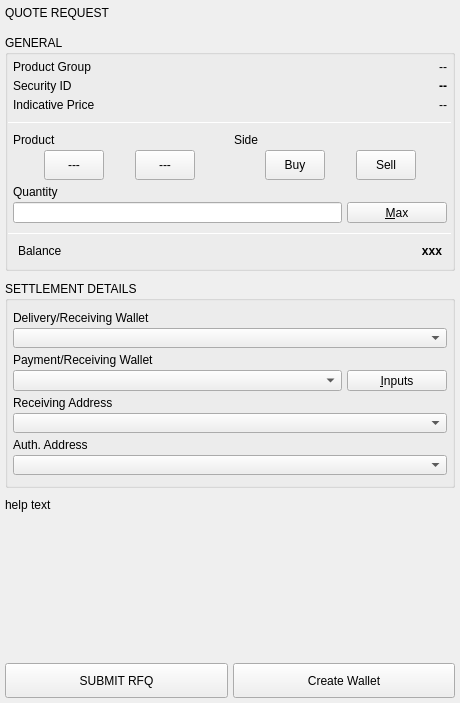
<?xml version="1.0" encoding="UTF-8"?>
<ui version="4.0">
 <class>RFQTicketXBT</class>
 <widget class="QWidget" name="RFQTicketXBT">
  <property name="geometry">
   <rect>
    <x>0</x>
    <y>0</y>
    <width>460</width>
    <height>703</height>
   </rect>
  </property>
  <property name="sizePolicy">
   <sizepolicy hsizetype="Minimum" vsizetype="Preferred">
    <horstretch>0</horstretch>
    <verstretch>0</verstretch>
   </sizepolicy>
  </property>
  <property name="maximumSize">
   <size>
    <width>16777215</width>
    <height>16777215</height>
   </size>
  </property>
  <property name="windowTitle">
   <string>Form</string>
  </property>
  <layout class="QVBoxLayout" name="verticalLayout_4">
   <property name="spacing">
    <number>5</number>
   </property>
   <property name="leftMargin">
    <number>0</number>
   </property>
   <property name="topMargin">
    <number>0</number>
   </property>
   <property name="rightMargin">
    <number>0</number>
   </property>
   <property name="bottomMargin">
    <number>0</number>
   </property>
   <item>
    <widget class="QWidget" name="horizontalWidgetHeader" native="true">
     <property name="minimumSize">
      <size>
       <width>0</width>
       <height>25</height>
      </size>
     </property>
     <property name="headerPanel" stdset="0">
      <bool>true</bool>
     </property>
     <layout class="QHBoxLayout" name="horizontalLayout_2">
      <property name="spacing">
       <number>5</number>
      </property>
      <property name="leftMargin">
       <number>5</number>
      </property>
      <property name="topMargin">
       <number>0</number>
      </property>
      <property name="rightMargin">
       <number>0</number>
      </property>
      <property name="bottomMargin">
       <number>0</number>
      </property>
      <item>
       <widget class="QLabel" name="label">
        <property name="text">
         <string>QUOTE REQUEST</string>
        </property>
        <property name="indent">
         <number>0</number>
        </property>
        <property name="headerLabel" stdset="0">
         <bool>true</bool>
        </property>
       </widget>
      </item>
     </layout>
    </widget>
   </item>
   <item>
    <widget class="QWidget" name="content" native="true">
     <layout class="QVBoxLayout" name="verticalLayout">
      <property name="spacing">
       <number>10</number>
      </property>
      <property name="leftMargin">
       <number>5</number>
      </property>
      <property name="topMargin">
       <number>5</number>
      </property>
      <property name="rightMargin">
       <number>5</number>
      </property>
      <property name="bottomMargin">
       <number>5</number>
      </property>
      <item>
       <widget class="QGroupBox" name="groupBox">
        <property name="title">
         <string>GENERAL</string>
        </property>
        <property name="wellGroupBoxWithButtonBar" stdset="0">
         <bool>true</bool>
        </property>
        <layout class="QVBoxLayout" name="verticalLayout_13">
         <property name="spacing">
          <number>10</number>
         </property>
         <property name="leftMargin">
          <number>0</number>
         </property>
         <property name="topMargin">
          <number>0</number>
         </property>
         <property name="rightMargin">
          <number>0</number>
         </property>
         <property name="bottomMargin">
          <number>0</number>
         </property>
         <item>
          <widget class="QWidget" name="verticalWidgetGeneral" native="true">
           <layout class="QVBoxLayout" name="verticalLayout_8">
            <property name="spacing">
             <number>5</number>
            </property>
            <property name="leftMargin">
             <number>5</number>
            </property>
            <property name="topMargin">
             <number>5</number>
            </property>
            <property name="rightMargin">
             <number>5</number>
            </property>
            <property name="bottomMargin">
             <number>0</number>
            </property>
            <item>
             <widget class="QWidget" name="verticalWidgetProductGroup" native="true">
              <property name="minimumSize">
               <size>
                <width>0</width>
                <height>0</height>
               </size>
              </property>
              <layout class="QHBoxLayout" name="horizontalLayout_6">
               <property name="spacing">
                <number>0</number>
               </property>
               <property name="leftMargin">
                <number>0</number>
               </property>
               <property name="topMargin">
                <number>0</number>
               </property>
               <property name="rightMargin">
                <number>0</number>
               </property>
               <property name="bottomMargin">
                <number>0</number>
               </property>
               <item>
                <widget class="QLabel" name="label_2">
                 <property name="maximumSize">
                  <size>
                   <width>100</width>
                   <height>16777215</height>
                  </size>
                 </property>
                 <property name="text">
                  <string>Product Group</string>
                 </property>
                </widget>
               </item>
               <item>
                <widget class="QLabel" name="labelProductGroup">
                 <property name="text">
                  <string>--</string>
                 </property>
                 <property name="alignment">
                  <set>Qt::AlignRight|Qt::AlignTrailing|Qt::AlignVCenter</set>
                 </property>
                 <property name="whiteLabel" stdset="0">
                  <bool>true</bool>
                 </property>
                </widget>
               </item>
              </layout>
             </widget>
            </item>
            <item>
             <widget class="QWidget" name="horizontalWidgetSecurity" native="true">
              <property name="minimumSize">
               <size>
                <width>0</width>
                <height>0</height>
               </size>
              </property>
              <layout class="QHBoxLayout" name="horizontalLayout_8">
               <property name="spacing">
                <number>5</number>
               </property>
               <property name="leftMargin">
                <number>0</number>
               </property>
               <property name="topMargin">
                <number>0</number>
               </property>
               <property name="rightMargin">
                <number>0</number>
               </property>
               <property name="bottomMargin">
                <number>0</number>
               </property>
               <item>
                <widget class="QLabel" name="label_5">
                 <property name="maximumSize">
                  <size>
                   <width>100</width>
                   <height>16777215</height>
                  </size>
                 </property>
                 <property name="text">
                  <string>Security ID</string>
                 </property>
                </widget>
               </item>
               <item>
                <widget class="QLabel" name="labelSecurityId">
                 <property name="styleSheet">
                  <string notr="true">font-weight: bold;</string>
                 </property>
                 <property name="text">
                  <string>--</string>
                 </property>
                 <property name="alignment">
                  <set>Qt::AlignRight|Qt::AlignTrailing|Qt::AlignVCenter</set>
                 </property>
                 <property name="whiteLabel" stdset="0">
                  <bool>true</bool>
                 </property>
                </widget>
               </item>
              </layout>
             </widget>
            </item>
            <item>
             <widget class="QWidget" name="horizontalWidgetPrice" native="true">
              <property name="minimumSize">
               <size>
                <width>0</width>
                <height>0</height>
               </size>
              </property>
              <layout class="QHBoxLayout" name="horizontalLayout_9">
               <property name="spacing">
                <number>5</number>
               </property>
               <property name="leftMargin">
                <number>0</number>
               </property>
               <property name="topMargin">
                <number>0</number>
               </property>
               <property name="rightMargin">
                <number>0</number>
               </property>
               <property name="bottomMargin">
                <number>0</number>
               </property>
               <item>
                <widget class="QLabel" name="label_7">
                 <property name="maximumSize">
                  <size>
                   <width>100</width>
                   <height>16777215</height>
                  </size>
                 </property>
                 <property name="text">
                  <string>Indicative Price</string>
                 </property>
                </widget>
               </item>
               <item>
                <widget class="QLabel" name="labelIndicativePrice">
                 <property name="text">
                  <string>--</string>
                 </property>
                 <property name="alignment">
                  <set>Qt::AlignRight|Qt::AlignTrailing|Qt::AlignVCenter</set>
                 </property>
                 <property name="whiteLabel" stdset="0">
                  <bool>true</bool>
                 </property>
                </widget>
               </item>
              </layout>
             </widget>
            </item>
           </layout>
          </widget>
         </item>
         <item>
          <widget class="Line" name="lineBeforeProduct">
           <property name="maximumSize">
            <size>
             <width>16777215</width>
             <height>1</height>
            </size>
           </property>
           <property name="orientation">
            <enum>Qt::Horizontal</enum>
           </property>
          </widget>
         </item>
         <item>
          <widget class="QWidget" name="verticalWidgetSelectedProduct" native="true">
           <property name="minimumSize">
            <size>
             <width>0</width>
             <height>0</height>
            </size>
           </property>
           <layout class="QVBoxLayout" name="verticalLayout_14">
            <property name="spacing">
             <number>5</number>
            </property>
            <property name="leftMargin">
             <number>5</number>
            </property>
            <property name="topMargin">
             <number>0</number>
            </property>
            <property name="rightMargin">
             <number>5</number>
            </property>
            <property name="bottomMargin">
             <number>0</number>
            </property>
            <item>
             <widget class="QWidget" name="productside" native="true">
              <property name="minimumSize">
               <size>
                <width>0</width>
                <height>0</height>
               </size>
              </property>
              <property name="maximumSize">
               <size>
                <width>16777215</width>
                <height>16777215</height>
               </size>
              </property>
              <layout class="QHBoxLayout" name="horizontalLayout_3">
               <property name="spacing">
                <number>5</number>
               </property>
               <property name="leftMargin">
                <number>0</number>
               </property>
               <property name="topMargin">
                <number>0</number>
               </property>
               <property name="rightMargin">
                <number>0</number>
               </property>
               <property name="bottomMargin">
                <number>0</number>
               </property>
               <item>
                <widget class="QWidget" name="verticalWidgetProduct" native="true">
                 <property name="minimumSize">
                  <size>
                   <width>0</width>
                   <height>0</height>
                  </size>
                 </property>
                 <layout class="QVBoxLayout" name="verticalLayout_2">
                  <property name="spacing">
                   <number>3</number>
                  </property>
                  <property name="leftMargin">
                   <number>0</number>
                  </property>
                  <property name="topMargin">
                   <number>0</number>
                  </property>
                  <property name="rightMargin">
                   <number>0</number>
                  </property>
                  <property name="bottomMargin">
                   <number>0</number>
                  </property>
                  <item>
                   <widget class="QLabel" name="labelProduct">
                    <property name="text">
                     <string>Product</string>
                    </property>
                   </widget>
                  </item>
                  <item>
                   <widget class="QWidget" name="widget_2" native="true">
                    <layout class="QHBoxLayout" name="horizontalLayout_10">
                     <property name="spacing">
                      <number>0</number>
                     </property>
                     <property name="leftMargin">
                      <number>0</number>
                     </property>
                     <property name="topMargin">
                      <number>0</number>
                     </property>
                     <property name="rightMargin">
                      <number>0</number>
                     </property>
                     <property name="bottomMargin">
                      <number>0</number>
                     </property>
                     <item>
                      <widget class="QPushButton" name="pushButtonNumCcy">
                       <property name="minimumSize">
                        <size>
                         <width>60</width>
                         <height>30</height>
                        </size>
                       </property>
                       <property name="maximumSize">
                        <size>
                         <width>60</width>
                         <height>30</height>
                        </size>
                       </property>
                       <property name="text">
                        <string>---</string>
                       </property>
                       <property name="checkable">
                        <bool>true</bool>
                       </property>
                       <property name="left_button" stdset="0">
                        <bool>true</bool>
                       </property>
                      </widget>
                     </item>
                     <item>
                      <widget class="QPushButton" name="pushButtonDenomCcy">
                       <property name="minimumSize">
                        <size>
                         <width>60</width>
                         <height>30</height>
                        </size>
                       </property>
                       <property name="maximumSize">
                        <size>
                         <width>60</width>
                         <height>30</height>
                        </size>
                       </property>
                       <property name="text">
                        <string>---</string>
                       </property>
                       <property name="checkable">
                        <bool>true</bool>
                       </property>
                       <property name="right_button" stdset="0">
                        <bool>true</bool>
                       </property>
                      </widget>
                     </item>
                    </layout>
                   </widget>
                  </item>
                 </layout>
                </widget>
               </item>
               <item>
                <widget class="QWidget" name="verticalWidgetSide" native="true">
                 <property name="minimumSize">
                  <size>
                   <width>0</width>
                   <height>0</height>
                  </size>
                 </property>
                 <layout class="QVBoxLayout" name="verticalLayout_3">
                  <property name="spacing">
                   <number>3</number>
                  </property>
                  <property name="leftMargin">
                   <number>1</number>
                  </property>
                  <property name="topMargin">
                   <number>0</number>
                  </property>
                  <property name="rightMargin">
                   <number>0</number>
                  </property>
                  <property name="bottomMargin">
                   <number>0</number>
                  </property>
                  <item>
                   <widget class="QLabel" name="labelSide">
                    <property name="text">
                     <string>Side</string>
                    </property>
                   </widget>
                  </item>
                  <item>
                   <widget class="QWidget" name="widget" native="true">
                    <property name="sideSwitchContainer" stdset="0">
                     <bool>true</bool>
                    </property>
                    <layout class="QHBoxLayout" name="horizontalLayout_11">
                     <property name="spacing">
                      <number>0</number>
                     </property>
                     <property name="leftMargin">
                      <number>0</number>
                     </property>
                     <property name="topMargin">
                      <number>0</number>
                     </property>
                     <property name="rightMargin">
                      <number>0</number>
                     </property>
                     <property name="bottomMargin">
                      <number>0</number>
                     </property>
                     <item>
                      <widget class="QPushButton" name="pushButtonBuy">
                       <property name="minimumSize">
                        <size>
                         <width>60</width>
                         <height>30</height>
                        </size>
                       </property>
                       <property name="maximumSize">
                        <size>
                         <width>60</width>
                         <height>30</height>
                        </size>
                       </property>
                       <property name="text">
                        <string>Buy</string>
                       </property>
                       <property name="checkable">
                        <bool>true</bool>
                       </property>
                       <property name="left_button" stdset="0">
                        <bool>true</bool>
                       </property>
                      </widget>
                     </item>
                     <item>
                      <widget class="QPushButton" name="pushButtonSell">
                       <property name="minimumSize">
                        <size>
                         <width>60</width>
                         <height>30</height>
                        </size>
                       </property>
                       <property name="maximumSize">
                        <size>
                         <width>60</width>
                         <height>30</height>
                        </size>
                       </property>
                       <property name="text">
                        <string>Sell</string>
                       </property>
                       <property name="checkable">
                        <bool>true</bool>
                       </property>
                       <property name="right_button" stdset="0">
                        <bool>true</bool>
                       </property>
                      </widget>
                     </item>
                    </layout>
                   </widget>
                  </item>
                 </layout>
                </widget>
               </item>
              </layout>
             </widget>
            </item>
            <item>
             <widget class="QWidget" name="QuantityLayout" native="true">
              <property name="minimumSize">
               <size>
                <width>0</width>
                <height>0</height>
               </size>
              </property>
              <layout class="QVBoxLayout" name="verticalLayout_11">
               <property name="spacing">
                <number>3</number>
               </property>
               <property name="leftMargin">
                <number>0</number>
               </property>
               <property name="topMargin">
                <number>0</number>
               </property>
               <property name="rightMargin">
                <number>0</number>
               </property>
               <property name="bottomMargin">
                <number>0</number>
               </property>
               <item>
                <widget class="QLabel" name="quantityLabel">
                 <property name="text">
                  <string>Quantity</string>
                 </property>
                </widget>
               </item>
               <item>
                <widget class="QWidget" name="quantityWidget" native="true">
                 <property name="sizePolicy">
                  <sizepolicy hsizetype="MinimumExpanding" vsizetype="Preferred">
                   <horstretch>0</horstretch>
                   <verstretch>0</verstretch>
                  </sizepolicy>
                 </property>
                 <layout class="QHBoxLayout" name="horizontalLayout">
                  <property name="spacing">
                   <number>5</number>
                  </property>
                  <property name="leftMargin">
                   <number>0</number>
                  </property>
                  <property name="topMargin">
                   <number>0</number>
                  </property>
                  <property name="rightMargin">
                   <number>0</number>
                  </property>
                  <property name="bottomMargin">
                   <number>0</number>
                  </property>
                  <item alignment="Qt::AlignVCenter">
                   <widget class="QLineEdit" name="lineEditAmount">
                    <property name="sizePolicy">
                     <sizepolicy hsizetype="MinimumExpanding" vsizetype="Fixed">
                      <horstretch>0</horstretch>
                      <verstretch>0</verstretch>
                     </sizepolicy>
                    </property>
                    <property name="minimumSize">
                     <size>
                      <width>0</width>
                      <height>21</height>
                     </size>
                    </property>
                    <property name="maximumSize">
                     <size>
                      <width>16777215</width>
                      <height>21</height>
                     </size>
                    </property>
                    <property name="text">
                     <string/>
                    </property>
                   </widget>
                  </item>
                  <item alignment="Qt::AlignVCenter">
                   <widget class="QPushButton" name="toolButtonMax">
                    <property name="minimumSize">
                     <size>
                      <width>100</width>
                      <height>21</height>
                     </size>
                    </property>
                    <property name="maximumSize">
                     <size>
                      <width>100</width>
                      <height>21</height>
                     </size>
                    </property>
                    <property name="text">
                     <string>&amp;Max</string>
                    </property>
                   </widget>
                  </item>
                 </layout>
                </widget>
               </item>
              </layout>
             </widget>
            </item>
           </layout>
          </widget>
         </item>
         <item>
          <widget class="Line" name="lineBeforeBalance">
           <property name="maximumSize">
            <size>
             <width>16777215</width>
             <height>1</height>
            </size>
           </property>
           <property name="orientation">
            <enum>Qt::Horizontal</enum>
           </property>
          </widget>
         </item>
         <item>
          <widget class="QWidget" name="balanceLayout" native="true">
           <property name="minimumSize">
            <size>
             <width>0</width>
             <height>0</height>
            </size>
           </property>
           <layout class="QHBoxLayout" name="horizontalLayout_5">
            <property name="spacing">
             <number>3</number>
            </property>
            <property name="leftMargin">
             <number>10</number>
            </property>
            <property name="topMargin">
             <number>0</number>
            </property>
            <property name="rightMargin">
             <number>10</number>
            </property>
            <property name="bottomMargin">
             <number>10</number>
            </property>
            <item>
             <widget class="QLabel" name="cashBalanceLabel">
              <property name="text">
               <string>Balance</string>
              </property>
             </widget>
            </item>
            <item>
             <widget class="QLabel" name="labelBalanceValue">
              <property name="styleSheet">
               <string notr="true">font-weight: bold;</string>
              </property>
              <property name="text">
               <string>xxx</string>
              </property>
              <property name="alignment">
               <set>Qt::AlignRight|Qt::AlignTrailing|Qt::AlignVCenter</set>
              </property>
              <property name="whiteLabel" stdset="0">
               <bool>true</bool>
              </property>
             </widget>
            </item>
           </layout>
          </widget>
         </item>
        </layout>
       </widget>
      </item>
      <item>
       <widget class="QGroupBox" name="groupBoxSettlementInputs">
        <property name="minimumSize">
         <size>
          <width>0</width>
          <height>0</height>
         </size>
        </property>
        <property name="title">
         <string>SETTLEMENT DETAILS</string>
        </property>
        <property name="wellGroupBoxWithButtonBar" stdset="0">
         <bool>true</bool>
        </property>
        <layout class="QVBoxLayout" name="verticalLayout_15">
         <property name="spacing">
          <number>5</number>
         </property>
         <property name="leftMargin">
          <number>5</number>
         </property>
         <property name="topMargin">
          <number>10</number>
         </property>
         <property name="rightMargin">
          <number>5</number>
         </property>
         <property name="bottomMargin">
          <number>10</number>
         </property>
         <item>
          <widget class="QWidget" name="CCWalletLayout" native="true">
           <property name="minimumSize">
            <size>
             <width>0</width>
             <height>0</height>
            </size>
           </property>
           <layout class="QVBoxLayout" name="verticalLayout_16">
            <property name="spacing">
             <number>3</number>
            </property>
            <property name="leftMargin">
             <number>0</number>
            </property>
            <property name="topMargin">
             <number>0</number>
            </property>
            <property name="rightMargin">
             <number>0</number>
            </property>
            <property name="bottomMargin">
             <number>0</number>
            </property>
            <item>
             <widget class="QLabel" name="labelCCWalletName">
              <property name="text">
               <string>Delivery/Receiving Wallet</string>
              </property>
             </widget>
            </item>
            <item>
             <widget class="QComboBox" name="comboBoxCCWallets">
              <property name="minimumSize">
               <size>
                <width>0</width>
                <height>20</height>
               </size>
              </property>
              <property name="maximumSize">
               <size>
                <width>16777215</width>
                <height>20</height>
               </size>
              </property>
             </widget>
            </item>
           </layout>
          </widget>
         </item>
         <item>
          <widget class="QWidget" name="XBTWalletLayout" native="true">
           <property name="minimumSize">
            <size>
             <width>0</width>
             <height>0</height>
            </size>
           </property>
           <layout class="QVBoxLayout" name="verticalLayout_12">
            <property name="spacing">
             <number>3</number>
            </property>
            <property name="leftMargin">
             <number>0</number>
            </property>
            <property name="topMargin">
             <number>0</number>
            </property>
            <property name="rightMargin">
             <number>0</number>
            </property>
            <property name="bottomMargin">
             <number>0</number>
            </property>
            <item>
             <widget class="QLabel" name="labelWalletName">
              <property name="text">
               <string>Payment/Receiving Wallet</string>
              </property>
             </widget>
            </item>
            <item>
             <widget class="QWidget" name="receivingWalletWidget" native="true">
              <layout class="QHBoxLayout" name="horizontalLayout_7">
               <property name="spacing">
                <number>5</number>
               </property>
               <property name="leftMargin">
                <number>0</number>
               </property>
               <property name="topMargin">
                <number>0</number>
               </property>
               <property name="rightMargin">
                <number>0</number>
               </property>
               <property name="bottomMargin">
                <number>0</number>
               </property>
               <item>
                <widget class="QComboBox" name="comboBoxXBTWallets">
                 <property name="sizePolicy">
                  <sizepolicy hsizetype="MinimumExpanding" vsizetype="Fixed">
                   <horstretch>0</horstretch>
                   <verstretch>0</verstretch>
                  </sizepolicy>
                 </property>
                 <property name="minimumSize">
                  <size>
                   <width>0</width>
                   <height>21</height>
                  </size>
                 </property>
                 <property name="maximumSize">
                  <size>
                   <width>16777215</width>
                   <height>21</height>
                  </size>
                 </property>
                </widget>
               </item>
               <item>
                <widget class="QPushButton" name="toolButtonXBTInputs">
                 <property name="minimumSize">
                  <size>
                   <width>100</width>
                   <height>21</height>
                  </size>
                 </property>
                 <property name="maximumSize">
                  <size>
                   <width>100</width>
                   <height>21</height>
                  </size>
                 </property>
                 <property name="text">
                  <string>&amp;Inputs</string>
                 </property>
                </widget>
               </item>
              </layout>
             </widget>
            </item>
           </layout>
          </widget>
         </item>
         <item>
          <widget class="QWidget" name="recAddressLayout" native="true">
           <property name="minimumSize">
            <size>
             <width>0</width>
             <height>0</height>
            </size>
           </property>
           <layout class="QVBoxLayout" name="verticalLayout_10">
            <property name="spacing">
             <number>3</number>
            </property>
            <property name="leftMargin">
             <number>0</number>
            </property>
            <property name="topMargin">
             <number>0</number>
            </property>
            <property name="rightMargin">
             <number>0</number>
            </property>
            <property name="bottomMargin">
             <number>0</number>
            </property>
            <item>
             <widget class="QLabel" name="receivingAddressLabel">
              <property name="text">
               <string>Receiving Address</string>
              </property>
             </widget>
            </item>
            <item>
             <widget class="QComboBox" name="receivingAddressComboBox">
              <property name="sizePolicy">
               <sizepolicy hsizetype="MinimumExpanding" vsizetype="Fixed">
                <horstretch>0</horstretch>
                <verstretch>0</verstretch>
               </sizepolicy>
              </property>
              <property name="minimumSize">
               <size>
                <width>0</width>
                <height>20</height>
               </size>
              </property>
              <property name="maximumSize">
               <size>
                <width>16777215</width>
                <height>20</height>
               </size>
              </property>
             </widget>
            </item>
           </layout>
          </widget>
         </item>
         <item>
          <widget class="QWidget" name="authAddressLayout" native="true">
           <property name="minimumSize">
            <size>
             <width>0</width>
             <height>0</height>
            </size>
           </property>
           <property name="sizeIncrement">
            <size>
             <width>0</width>
             <height>0</height>
            </size>
           </property>
           <layout class="QVBoxLayout" name="verticalLayout_9">
            <property name="spacing">
             <number>3</number>
            </property>
            <property name="leftMargin">
             <number>0</number>
            </property>
            <property name="topMargin">
             <number>0</number>
            </property>
            <property name="rightMargin">
             <number>0</number>
            </property>
            <property name="bottomMargin">
             <number>0</number>
            </property>
            <item>
             <widget class="QLabel" name="authenticationAddressLabel">
              <property name="text">
               <string>Auth. Address</string>
              </property>
             </widget>
            </item>
            <item>
             <widget class="QComboBox" name="authenticationAddressComboBox">
              <property name="sizePolicy">
               <sizepolicy hsizetype="MinimumExpanding" vsizetype="Fixed">
                <horstretch>0</horstretch>
                <verstretch>0</verstretch>
               </sizepolicy>
              </property>
              <property name="minimumSize">
               <size>
                <width>0</width>
                <height>20</height>
               </size>
              </property>
              <property name="maximumSize">
               <size>
                <width>16777215</width>
                <height>20</height>
               </size>
              </property>
             </widget>
            </item>
           </layout>
          </widget>
         </item>
        </layout>
       </widget>
      </item>
      <item>
       <widget class="QLabel" name="helpLabel">
        <property name="sizePolicy">
         <sizepolicy hsizetype="Minimum" vsizetype="Preferred">
          <horstretch>0</horstretch>
          <verstretch>0</verstretch>
         </sizepolicy>
        </property>
        <property name="text">
         <string>help text</string>
        </property>
        <property name="wordWrap">
         <bool>true</bool>
        </property>
        <property name="smallPrint" stdset="0">
         <bool>true</bool>
        </property>
       </widget>
      </item>
     </layout>
    </widget>
   </item>
   <item>
    <spacer name="verticalSpacer">
     <property name="orientation">
      <enum>Qt::Vertical</enum>
     </property>
     <property name="sizeHint" stdset="0">
      <size>
       <width>20</width>
       <height>0</height>
      </size>
     </property>
    </spacer>
   </item>
   <item>
    <widget class="QWidget" name="horizontalWidgetSubmit" native="true">
     <property name="minimumSize">
      <size>
       <width>0</width>
       <height>0</height>
      </size>
     </property>
     <property name="buttonBar" stdset="0">
      <bool>true</bool>
     </property>
     <layout class="QHBoxLayout" name="horizontalLayout_4">
      <property name="spacing">
       <number>5</number>
      </property>
      <property name="leftMargin">
       <number>5</number>
      </property>
      <property name="topMargin">
       <number>5</number>
      </property>
      <property name="rightMargin">
       <number>5</number>
      </property>
      <property name="bottomMargin">
       <number>5</number>
      </property>
      <item>
       <widget class="QPushButton" name="pushButtonSubmit">
        <property name="minimumSize">
         <size>
          <width>0</width>
          <height>35</height>
         </size>
        </property>
        <property name="styleSheet">
         <string notr="true"/>
        </property>
        <property name="text">
         <string>SUBMIT RFQ</string>
        </property>
       </widget>
      </item>
      <item>
       <widget class="QPushButton" name="pushButtonCreateWallet">
        <property name="minimumSize">
         <size>
          <width>0</width>
          <height>35</height>
         </size>
        </property>
        <property name="text">
         <string>Create Wallet</string>
        </property>
       </widget>
      </item>
     </layout>
    </widget>
   </item>
  </layout>
 </widget>
 <resources/>
 <connections/>
</ui>
